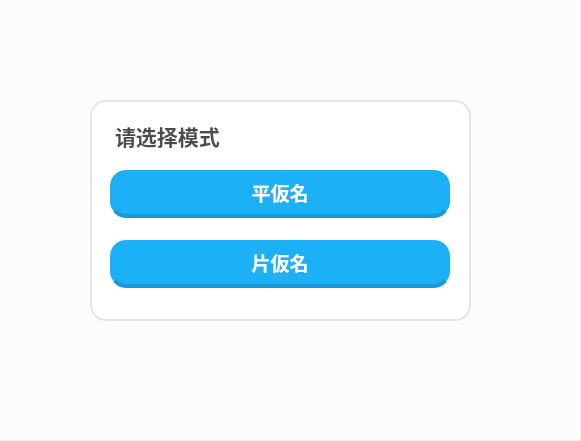
<?xml version="1.0" encoding="UTF-8"?>
<ui version="4.0">
 <class>Form</class>
 <widget class="QWidget" name="Form">
  <property name="geometry">
   <rect>
    <x>0</x>
    <y>0</y>
    <width>581</width>
    <height>441</height>
   </rect>
  </property>
  <widget class="QFrame" name="frame_2">
   <property name="geometry">
    <rect>
     <x>0</x>
     <y>0</y>
     <width>580</width>
     <height>440</height>
    </rect>
   </property>
   <property name="styleSheet">
    <string notr="true">QFrame{
	background-color: rgba(255, 255, 255, 80%);
}</string>
   </property>
   <property name="frameShape">
    <enum>QFrame::Shape::NoFrame</enum>
   </property>
   <property name="frameShadow">
    <enum>QFrame::Shadow::Raised</enum>
   </property>
   <widget class="QFrame" name="frame_3">
    <property name="geometry">
     <rect>
      <x>90</x>
      <y>100</y>
      <width>381</width>
      <height>221</height>
     </rect>
    </property>
    <property name="styleSheet">
     <string notr="true">QFrame{
	background-color: #FFFFFF;
	border: 2px solid #E5E5E5;
    padding: 10px;
    border-radius: 16px;
}</string>
    </property>
    <property name="frameShape">
     <enum>QFrame::Shape::StyledPanel</enum>
    </property>
    <property name="frameShadow">
     <enum>QFrame::Shadow::Raised</enum>
    </property>
    <widget class="QLabel" name="label_5">
     <property name="geometry">
      <rect>
       <x>10</x>
       <y>10</y>
       <width>300</width>
       <height>50</height>
      </rect>
     </property>
     <property name="font">
      <font>
       <family>Microsoft YaHei UI</family>
       <pointsize>16</pointsize>
       <bold>false</bold>
      </font>
     </property>
     <property name="styleSheet">
      <string notr="true">border: none;
background-color: none;</string>
     </property>
     <property name="text">
      <string>&lt;html&gt;&lt;head/&gt;&lt;body&gt;&lt;p&gt;&lt;span style=&quot; color:#4b4b4b;&quot;&gt;&lt;b&gt;请选择模式&lt;/b&gt;&lt;/span&gt;&lt;/p&gt;&lt;/body&gt;&lt;/html&gt;</string>
     </property>
    </widget>
    <widget class="QPushButton" name="hiragana">
     <property name="geometry">
      <rect>
       <x>20</x>
       <y>70</y>
       <width>340</width>
       <height>50</height>
      </rect>
     </property>
     <property name="font">
      <font>
       <family>Yu Gothic</family>
       <pointsize>14</pointsize>
       <bold>true</bold>
      </font>
     </property>
     <property name="cursor">
      <cursorShape>PointingHandCursor</cursorShape>
     </property>
     <property name="styleSheet">
      <string notr="true">QPushButton {
    background-color: #1CB0F6;
    padding: 10px;
    border-radius: 16px;
	border-bottom: 4px solid #1899D6;
    margin-bottom: 2px;
	color: #FFFFFF
}
QPushButton:hover{
    background-color: #1FC2FF;
    padding: 10px;
    border-radius: 16px;
	border-bottom: 4px solid #1899D6;
    margin-bottom: 2px;
	color: #FFFFFF
}
QPushButton:pressed{
    background-color: #1FC2FF;
    padding: 10px;
    border: none;
	color: #FFFFFF
}</string>
     </property>
     <property name="text">
      <string>平仮名</string>
     </property>
    </widget>
    <widget class="QPushButton" name="katakana">
     <property name="geometry">
      <rect>
       <x>20</x>
       <y>140</y>
       <width>340</width>
       <height>50</height>
      </rect>
     </property>
     <property name="font">
      <font>
       <family>Yu Gothic</family>
       <pointsize>14</pointsize>
       <bold>true</bold>
      </font>
     </property>
     <property name="cursor">
      <cursorShape>PointingHandCursor</cursorShape>
     </property>
     <property name="styleSheet">
      <string notr="true">QPushButton {
    background-color: #1CB0F6;
    padding: 10px;
    border-radius: 16px;
	border-bottom: 4px solid #1899D6;
    margin-bottom: 2px;
	color: #FFFFFF
}
QPushButton:hover{
    background-color: #1FC2FF;
    padding: 10px;
    border-radius: 16px;
	border-bottom: 4px solid #1899D6;
    margin-bottom: 2px;
	color: #FFFFFF
}
QPushButton:pressed{
    background-color: #1FC2FF;
    padding: 10px;
    border: none;
	color: #FFFFFF
}</string>
     </property>
     <property name="text">
      <string>片仮名</string>
     </property>
    </widget>
   </widget>
  </widget>
 </widget>
 <resources/>
 <connections/>
</ui>
